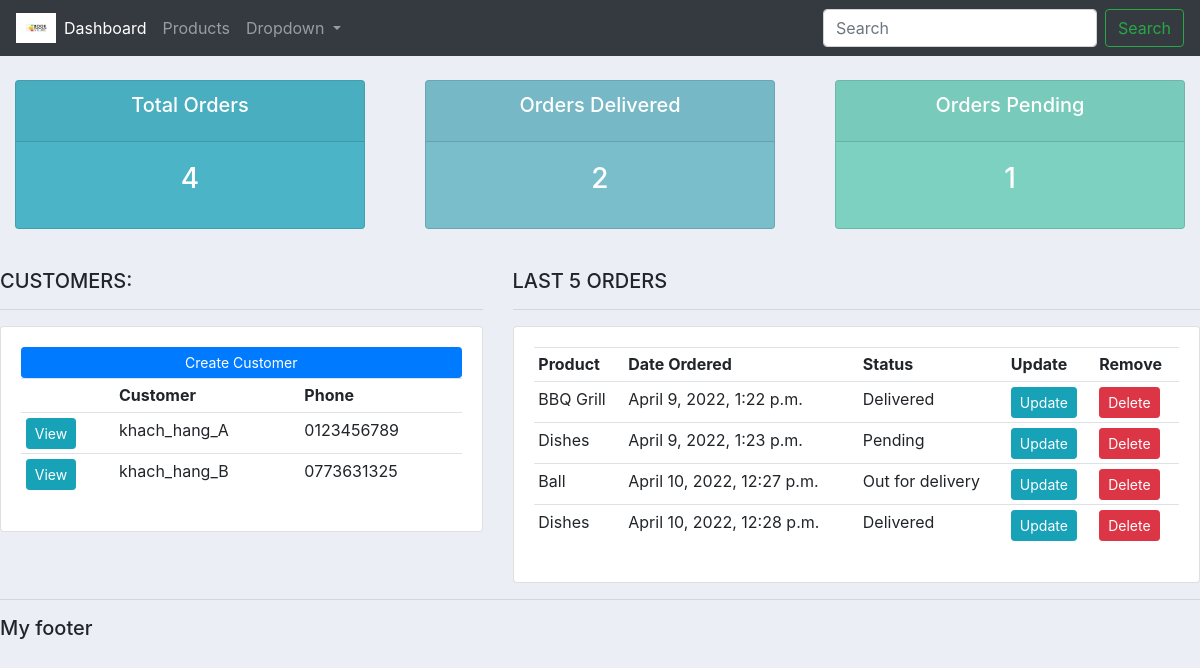
The app's page /, older data.
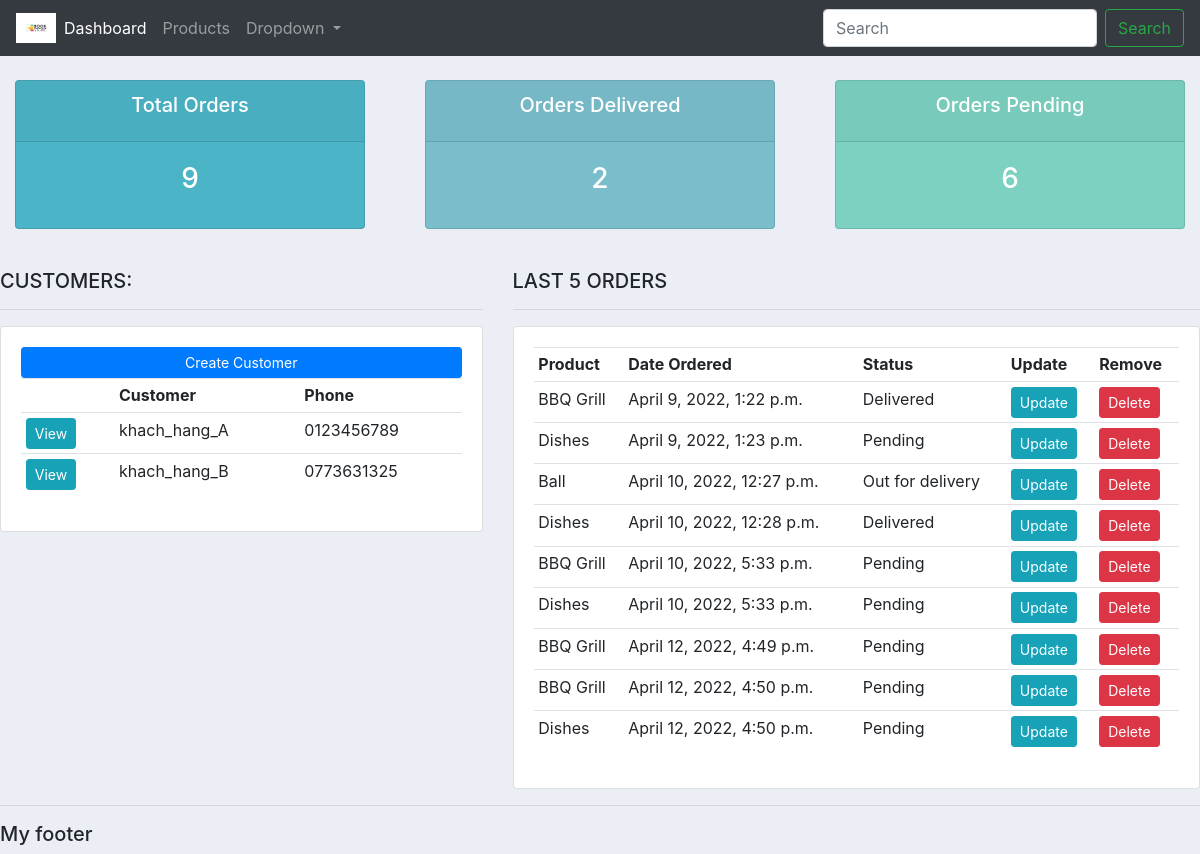
The same page, newer data.
### accounts/models.py (models this page shows, shortened)
class Customer(models.Model):
	name = models.CharField(max_length=200, null=True) # 'null' cho phép nhập data có trường bị thiếu
	phone = models.CharField(max_length=200, null=True)
	email = models.CharField(max_length=200, null=True)
	date_created = models.DateTimeField(auto_now_add=True, null=True)

class Order(models.Model):
	STATUS = (
			('Pending', 'Pending'),
			('Out for delivery', 'Out for delivery'),
			('Delivered', 'Delivered'),
			)
	customer = models.ForeignKey(Customer, null=True, on_delete= models.SET_NULL) # 'on_delete': nếu xóa customer A trong bảng Customer thì ông A ở table Order nên được treat thế nào? xóa luôn order chứa ông A, hay set trường customer là NULL
	product = models.ForeignKey(Product, null=True, on_delete= models.SET_NULL)
	date_created = models.DateTimeField(auto_now_add=True, null=True)
	status = models.CharField(max_length=200, null=True, choices=STATUS) # 'choices' = drop down menu
	note = models.CharField(max_length=200, null=True)

class Product(models.Model):
	CATEGORY = (
			('Indoor', 'Indoor'),
			('Out Door', 'Out Door'),
			)
	name = models.CharField(max_length=200, null=True)
	price = models.FloatField(null=True)
	category = models.CharField(max_length=200, null=True, choices=CATEGORY)
	description = models.CharField(max_length=200, null=True, blank=True) # 'blank': cho phép bỏ trống trường này
	date_created = models.DateTimeField(auto_now_add=True, null=True)
	tags = models.ManyToManyField(Tag) # product thuộc thể loại nào
	def __str__(self):
		return self.name

### accounts/views.py (the view)
# urls.py: path('', views.home, name="home"), # [base page, view connect to the base page]
def home(request):
    orders = Order.objects.all()
    customers = Customer.objects.all()
    total_customers = customers.count()
    total_orders = orders.count()
    delivered = orders.filter(status='Delivered').count()
    pending = orders.filter(status='Pending').count()
    context = {'orders': orders, 'customers': customers,
               'total_customers': total_customers, 'total_orders': total_orders,
               'delivered': delivered, 'pending': pending}
    return render(request, 'accounts/dashboard.html', context)  # render() làm cho chữ đẹp hơn (bằng việc tuân theo format htm)

### accounts/templates/accounts/dashboard.html
{%  extends 'accounts/main.html' %}
{% block content %}
{%  include 'accounts/status.html' %}
<br>
<div class="row">
	<div class="col-md-5">
		<h5>CUSTOMERS:</h5>
		<hr>
		<div class="card card-body">
			<a class="btn btn-primary  btn-sm btn-block" href="">Create Customer</a>
			<table class="table table-sm">
				<tr>
					<th></th>
					<th>Customer</th>
					<th>Phone</th>
				</tr>
				{% for customer in customers %}
					<tr>
						<td><a class="btn btn-sm btn-info" href="{% url 'customer' customer.id %}">View</a></td>
						<td>{{customer.name}}</td>
						<td>{{customer.phone}}</td>
					<tr>
				{% endfor %}
			</table>
		</div>
	</div>
	<div class="col-md-7">
		<h5>LAST 5 ORDERS</h5>
		<hr>
		<div class="card card-body">
			<table class="table table-sm">
				<tr>
					<th>Product</th>
					<th>Date Ordered</th>
					<th>Status</th>
					<th>Update</th>
					<th>Remove</th>
				</tr>
				{% for order in orders %}
					<tr>
						<td>{{order.product}}</td>
						<td>{{order.date_created}}</td>
						<td>{{order.status}}</td>
						<td><a class="btn btn-sm btn-info" href="{% url 'update_order' order.id %}">Update</a></td>
						<td><a class="btn btn-sm btn-danger" href="{% url 'delete_order' order.id %}">Delete</a></td>
					<tr>
				{% endfor %}
			</table>
		</div>
	</div>
</div>
{% endblock %}

### accounts/templates/accounts/main.html (shortened to what this page needs)
{% load static %}
<!DOCTYPE html>
<html>
    <head>
        <link rel="stylesheet" href="https://cdn.jsdelivr.net/npm/bootstrap@4.3.1/dist/css/bootstrap.min.css">
        <link rel="stylesheet" type="text/css" href="{% static '/css/main.css' %}">
    </head>
    <body>
        {% include 'accounts/navbar.html' %}
        {% block content %}
        {% endblock %}
        <hr>
        <h5>My footer</h5>
    </body>
</html>

### accounts/templates/accounts/navbar.html (shortened to what this page needs)
{% load static %}
<nav class="navbar navbar-expand-lg navbar-dark bg-dark">
    <img src="{% static 'images/logo.png' %}" style="width: 40px; min-width: 3px;"/>
    <div class="collapse navbar-collapse" id="navbarSupportedContent">
      <ul class="navbar-nav mr-auto">
        <li class="nav-item active">
          <a class="nav-link" href="{% url 'home' %}">Dashboard</a>
        </li>
        <li class="nav-item">
          <a class="nav-link" href="{% url 'products' %}">Products</a>
        </li>
        <li class="nav-item dropdown">
          <a class="nav-link dropdown-toggle" href="#" id="navbarDropdown" role="button" data-toggle="dropdown" aria-haspopup="true" aria-expanded="false">
            Dropdown
          </a>
        </li>
      </ul>
      <form class="form-inline my-2 my-lg-0">
        <input class="form-control mr-sm-2" type="search" placeholder="Search" aria-label="Search">
        <button class="btn btn-outline-success my-2 my-sm-0" type="submit">Search</button>
      </form>
    </div>
  </nav>

### accounts/templates/accounts/status.html
<br>
<div class="row">
	<div class="col">
		<div class="col-md">
			<div class="card text-center text-white  mb-3" id="total-orders">
			  	<div class="card-header">
			  		<h5 class="card-title">Total Orders</h5>
			  	</div>
			  	<div class="card-body">
			    	<h3 class="card-title">{{total_orders}}</h3>
			  	</div>
			</div>
		</div>
	</div>
	<div class="col">
		<div class="col-md">
			<div class="card text-center text-white  mb-3" id="orders-delivered">
			  	<div class="card-header">
			  		<h5 class="card-title">Orders Delivered</h5>
			  	</div>
			  	<div class="card-body">
			    	<h3 class="card-title">{{delivered}}</h3>
			  	</div>
			</div>
		</div>
	</div>
	<div class="col">
		<div class="col-md">
			<div class="card text-center text-white  mb-3" id="orders-pending">
			  	<div class="card-header">
			  		<h5 class="card-title">Orders Pending</h5>
			  	</div>
			  	<div class="card-body">
			    	<h3 class="card-title">{{pending}}</h3>
			  	</div>
			</div>
		</div>
	</div>
</div>

### static/css/main.css (style rules this page uses)
body { background-color: #ebeff5; }
#total-orders { background-color: #4cb4c7; }
#orders-delivered { background-color: #7abecc; }
#orders-pending { background-color: #7CD1C0; }

Row changes from the older to the newer data that the page shows:
added Order: product "BBQ Grill", date_created "April 10, 2022, 5:33 p.m.", status "Pending"
added Order: product "Dishes", date_created "April 10, 2022, 5:33 p.m.", status "Pending"
added Order: product "BBQ Grill", date_created "April 12, 2022, 4:49 p.m.", status "Pending"
added Order: product "BBQ Grill", date_created "April 12, 2022, 4:50 p.m.", status "Pending"
added Order: product "Dishes", date_created "April 12, 2022, 4:50 p.m.", status "Pending"
Text that changed along with them:
{{ total_orders }}: "4" → "9"
{{ pending }}: "1" → "6"
